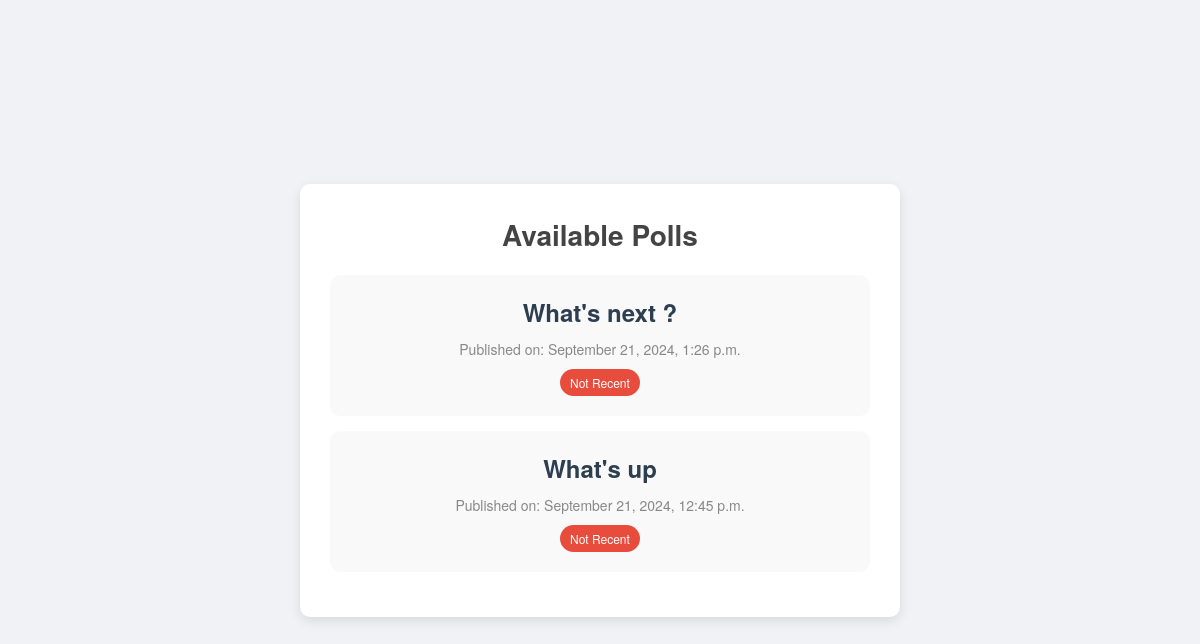
Screenshot of /polls/ with the database file from the repository.
### polls/models.py (models this page shows, shortened)
class Question(models.Model):
    question_text = models.CharField(max_length=200)
    pub_date = models.DateTimeField("date published")
    def was_published_recently(self):
        return (
            timezone.now()
            >= self.pub_date
            >= timezone.now() - datetime.timedelta(days=1)
        )

### polls/views.py (the view)
# urls.py: path("", views.IndexView.as_view(), name="index"),
class IndexView(generic.ListView):
    template_name = "polls/index.html"
    context_object_name = "latest_question_list"
    def get_queryset(self) -> QuerySet[Question]:
        return Question.objects.filter(pub_date__lte=timezone.now()).order_by(
            "-pub_date"
        )[:5]

### polls/templates/polls/index.html (shortened to what this page needs)
<!DOCTYPE html>
<html lang="en">
<head>
</head>
<body>
    <div class="container">
        <h1>Available Polls</h1>
        {% if latest_question_list %}
        <ul>
            {% for question in latest_question_list %}
            <li>
                <a href="{% url 'polls:detail' question.id %}" class="card">
                    <div class="question-text">{{ question.question_text }}</div>
                    <div class="pub-date">Published on: {{ question.pub_date|date:"F j, Y, g:i a" }}</div>
                    {% if question.was_published_recently %}
                    <span class="recent">Recently Published</span>
                    {% else %}
                    <span class="not-recent">Not Recent</span>
                    {% endif %}
                </a>
            </li>
            {% endfor %}
        </ul>
        {% else %}
        <p>No polls are available.</p>
        {% endif %}
    </div>
</body>
</html>

### polls/templates/polls/index.html (style rules this page uses)
* { margin: 0; padding: 0; box-sizing: border-box; }
body { font-family: 'Helvetica Neue', Arial, sans-serif; background-color: #f0f2f5; color: #333; display: flex; justify-content: center; align-items: center; min-height: 100vh; padding: 20px; }
.container { background-color: #fff; border-radius: 10px; box-shadow: 0 4px 12px rgba(0, 0, 0, 0.1); max-width: 600px; width: 100%; padding: 30px; text-align: center; }
h1 { font-size: 28px; color: #444; margin-bottom: 20px; }
ul { list-style-type: none; padding: 0; }
li { margin: 15px 0; }
a.card { background-color: #f9f9f9; margin: 0; padding: 20px; border-radius: 10px; transition: transform 0.2s, box-shadow 0.2s; display: block; text-align: center; text-decoration: none; color: inherit; }
.question-text { font-size: 24px; font-weight: bold; color: #2c3e50; margin-bottom: 10px; }
.pub-date { font-size: 14px; color: #888; margin-bottom: 10px; }
.recent, .not-recent { display: inline-block; padding: 5px 10px; color: white; font-size: 12px; border-radius: 20px; }
.not-recent { background-color: #e74c3c; }

### rows the page displays
Question: question_text "What's next ?", pub_date "September 21, 2024, 1:26 p.m.", shows "Not Recent"
Question: question_text "What's up", pub_date "September 21, 2024, 12:45 p.m.", shows "Not Recent"
